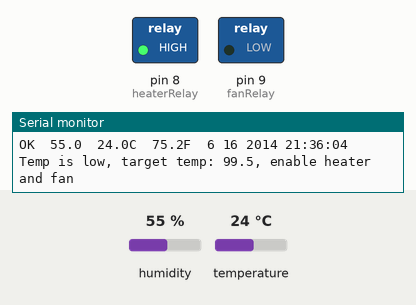
The sketch below on a simulated Arduino Uno, built with avr-gcc and run on an emulated ATmega328P. On the bench: switched loads named in the sketch (green lamp = pin HIGH), the last lines printed to the serial monitor. The inputs (shaded band) are chosen by the test bench; at power-on: temperature 24 °C, humidity 55 %.

Above: at 4.8 s.
4.9 s: temperature set to 36.6 °C
9.9 s: temperature set to 38.1 °C
At 13.0 s:
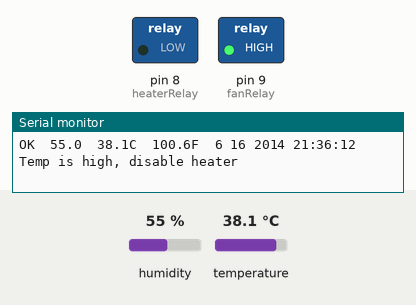
14.9 s: temperature set to 12 °C
At 19.3 s:
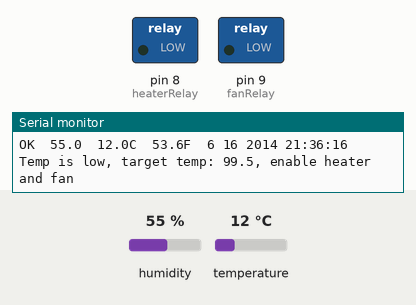
24.2 s: temperature set to 41 °C
At 29.5 s:
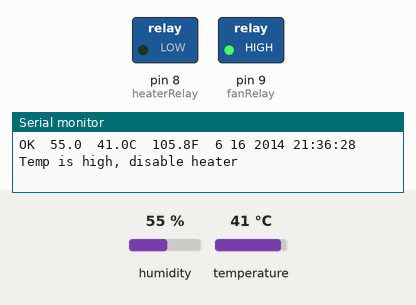
Timing chart, 0 to 30.6 s (numbered marks = the images above; inputs shaded):
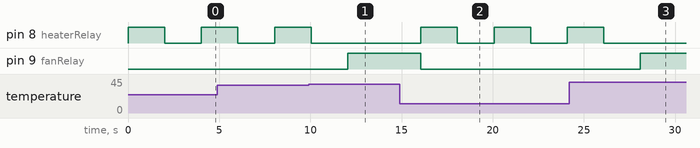

The sketch:

component_testing_ino.ino
```cpp
//
//    FILE: dht22_test.ino
//  AUTHOR: Rob Tillaart
// VERSION: 0.1.01
// PURPOSE: DHT library test sketch for DHT22 && Arduino
//     URL:
//
// Released to the public domain
//

#include <Time.h>
#include <dht.h>

dht dht;

#define DHT_PIN            6
#define heaterRelay        8
#define fanRelay           9


boolean heat             = false;
boolean fan              = false;
// Tracking variables

double targetTemp        = 99.5;      // 35c == 95F
double targetHumidity    = 50;      // 50% humidity

double currentHumidity   = 0;
double currentTemp       = 0;

void setup()
{
  pinMode(heaterRelay, OUTPUT);
  pinMode(fanRelay,    OUTPUT);
  Serial.begin(115200);
  Serial.println("DHT TEST PROGRAM ");
  Serial.print("LIBRARY VERSION: ");
  Serial.println(DHT_LIB_VERSION);
  Serial.println();
  //Serial.println("Type,\tstatus,\tHumidity (%),\tTemperature (C),\tTemperature (F)\tTime (us)");
  Serial.println("status\tHumid%\tTempC\tTempF\tDate-Time");
  setTime(21,36,0,16,6,14); // set time to noon Jan 1 2011
}

void loop()
{
  // READ DATA
  //Serial.print("DHT22, \t");

  uint32_t start = micros();
  int chk = dht.read22(DHT_PIN);
  uint32_t stop = micros();

  switch (chk)
  {
  case DHTLIB_OK:
    Serial.print("OK\t");
    // DISPLAY DATA
    Serial.print(dht.humidity, 1);
    Serial.print("\t");
    Serial.print(dht.temperature, 1);
    Serial.print('C');
    Serial.print("\t");
    currentTemp = c2f(dht.temperature);
    Serial.print(currentTemp, 1);
    Serial.print('F');
    //Serial.print(stop - start);
    Serial.print("\t");
    //Serial.println();
    break;
  case DHTLIB_ERROR_CHECKSUM:
    Serial.print("Checksum error,\t");
    break;
  case DHTLIB_ERROR_TIMEOUT:
    Serial.print("Time out error,\t");
    break;
  default:
    Serial.print("Unknown error,\t");
    break;
  }

  digitalClockDisplay();
  checkTemp();

  delay(2000);
  digitalWrite(heaterRelay, LOW);

  delay(2000);

}


double c2f(double temp) {
  // °C to °F 	Multiply by 9, then divide by 5, then add 32
  temp = ((temp * 9) / 5) + 32;
  return temp;
}

void digitalClockDisplay(){
  // digital clock display of the time
  Serial.print(month());
  Serial.print(" ");
  Serial.print(day());
  Serial.print(" ");
  Serial.print(year());
  Serial.print(" ");
  Serial.print(hour());
  printDigits(minute());
  printDigits(second());
  Serial.println();
}

void printDigits(int digits){
  // utility function for clock display: prints preceding colon and leading 0
  Serial.print(":");
  if(digits < 10)
    Serial.print('0');
  Serial.print(digits);
}

void checkTemp() {
  if (currentTemp < targetTemp) {
    Serial.print("Temp is low, target temp: ");
    Serial.print(targetTemp, 1);
    Serial.println(", enable heater and fan\t");
    heat = true;
    digitalWrite(heaterRelay, HIGH);
    fan = true;
    digitalWrite(fanRelay, LOW);
  }
  else {
    Serial.println("Temp is high, disable heater\t");
    heat = false;
    digitalWrite(heaterRelay, LOW);
    fan = false;
    digitalWrite(fanRelay, HIGH);
  }
}
//
// END OF FILE
//
```

Measured:
- the behaviour switches between 37.4 and 37.5 °C on temperature (found by bisection; images 0 and 1)
- after the input at 9.9 s, pin 8 (heaterRelay): goes on until 10.0 s, then stays LOW; pin 9 (fanRelay): LOW → HIGH after 2.2 s
- after the input at 14.9 s, pin 8 (heaterRelay): alternates HIGH for 2.0 s and LOW for 2.0 s, starting after 1.2 s; pin 9 (fanRelay): HIGH → LOW after 1.2 s
- after the input at 24.2 s, pin 8 (heaterRelay): goes on until 26.1 s, then stays LOW; pin 9 (fanRelay): LOW → HIGH after 3.9 s
